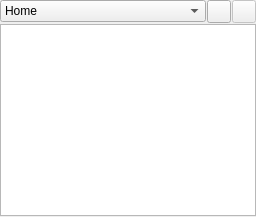
        <widget class="QWidget" name="disk">
         <property name="acceptDrops">
          <bool>false</bool>
         </property>
         <attribute name="title">
          <string>Disk</string>
         </attribute>
         <layout class="QVBoxLayout" name="verticalLayout_3">
          <property name="spacing">
           <number>1</number>
          </property>
          <property name="leftMargin">
           <number>0</number>
          </property>
          <property name="topMargin">
           <number>0</number>
          </property>
          <property name="rightMargin">
           <number>0</number>
          </property>
          <property name="bottomMargin">
           <number>1</number>
          </property>
          <item>
           <layout class="QHBoxLayout" name="horizontalLayout">
            <item>
             <widget class="QComboBox" name="cb_disk">
              <item>
               <property name="text">
                <string>Home</string>
               </property>
              </item>
             </widget>
            </item>
            <item>
             <widget class="QToolButton" name="b_disk_add">
              <property name="text">
               <string/>
              </property>
              <property name="icon">
               <iconset resource="../resources.qrc">
                <normaloff>:/16x16/list-add.svgz</normaloff>:/16x16/list-add.svgz</iconset>
              </property>
             </widget>
            </item>
            <item>
             <widget class="QToolButton" name="b_disk_remove">
              <property name="enabled">
               <bool>false</bool>
              </property>
              <property name="text">
               <string/>
              </property>
              <property name="icon">
               <iconset resource="../resources.qrc">
                <normaloff>:/16x16/list-remove.svgz</normaloff>:/16x16/list-remove.svgz</iconset>
              </property>
             </widget>
            </item>
           </layout>
          </item>
          <item>
           <widget class="QTreeView" name="fileTreeView">
            <property name="editTriggers">
             <set>QAbstractItemView::NoEditTriggers</set>
            </property>
            <property name="dragEnabled">
             <bool>true</bool>
            </property>
            <property name="dragDropMode">
             <enum>QAbstractItemView::DragOnly</enum>
            </property>
           </widget>
          </item>
         </layout>
        </widget>
